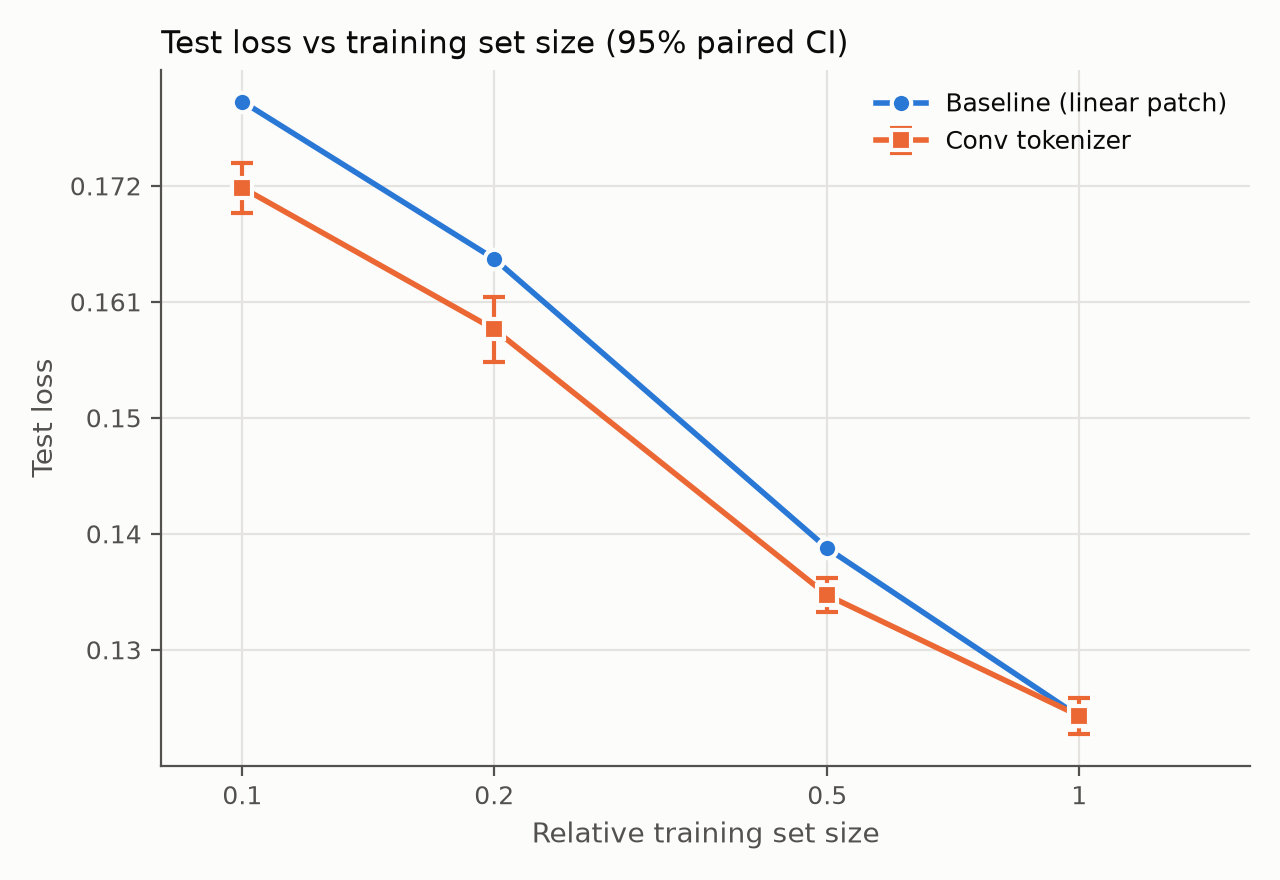

The script that saved this image:
"""Scaling-law ablation: paired error bars and scaling plot.

Usage:
    uv run analysis/scaling.py --method conv

Writes to `analysis/`:
    - `results_table.csv` / `results_table.md`: per-run statistics.
    - `scaling.png`: baseline vs method scaling curves, with paired,
      ESS-corrected 95% confidence intervals on the method.
    - `scaling_ci_methods.png`: the same plot with alternative (incorrect)
      error bars, for the analysis questions.
"""

import argparse
import os

import matplotlib.pyplot as plt
import numpy as np
import pandas as pd
from matplotlib.axes import Axes

from nrdk import tss

SPLITS = {"p10": 0.1, "p20": 0.2, "p50": 0.5, "p100": 1.0}
Z95 = 1.959964

# Reference categorical palette (slots 1, 2) and text/grid tokens.
COLORS = {"baseline": "#2a78d6", "method": "#eb6834"}
TEXT = "#0b0b0b"
TEXT_SECONDARY = "#52514e"
GRID = "#e4e3df"
SURFACE = "#fcfcfb"


def pooled_mean(index: dict, experiment: str, key: str = "loss") -> float:
    """Pooled mean over every sample of every trace (not mean of means)."""
    losses = [
        np.load(path)[key].reshape(-1)
        for path in index[experiment].values()]
    return float(np.concatenate(losses).mean())


def load(results: str, baseline: str, method: str) -> pd.DataFrame:
    """Compute paired statistics for every run against its split baseline."""
    # Follow symlinks, so that runs from multiple results directories can be
    # combined into one directory of links.
    index = tss.index(
        results, r"^(?P<experiment>.*)/eval/(?P<trace>.*)/metrics\.npz$",
        follow_symlinks=True)
    experiments = [
        f"{name}/{split}" for name in (baseline, method) for split in SPLITS
        if f"{name}/{split}" in index]
    missing = sorted(
        {f"{n}/{s}" for n in (baseline, method) for s in SPLITS}
        - set(experiments))
    if missing:
        print(f"Warning: missing evaluations for {missing}")

    split = tss.Control.from_index_rule(
        "split", experiments, lambda e: f"{baseline}/{e.rsplit('/', 1)[1]}")
    df = tss.dataframe_from_index(
        index, key="loss", experiments=experiments,
        baseline=f"{baseline}/p100", controls=[split])

    df = df.reset_index() if "name" not in df.columns else df
    df["method"] = df["name"].str.rsplit("/", n=1).str[0]
    df["split"] = df["name"].str.rsplit("/", n=1).str[1]
    df["size"] = df["split"].map(SPLITS)
    df["pooled_mean"] = [pooled_mean(index, e) for e in df["name"]]
    df["ci95_split"] = Z95 * df["rel_split/stderr"]
    # `pct_split/*` is normalized by the global baseline; normalize by the
    # same-split baseline instead.
    base_mean = df.set_index("name")["pooled_mean"]
    split_base = df["split"].map(lambda s: base_mean[f"{baseline}/{s}"])
    df["pct_vs_split"] = 100 * df["rel_split/mean"] / split_base
    df["pct_ci95_vs_split"] = 100 * df["ci95_split"] / split_base
    # Naive (iid) paired standard error, ignoring temporal correlation.
    df["naive_stderr_split"] = (
        df["rel_split/std"] / np.sqrt(df["rel_split/n"]))
    return df.sort_values(["method", "size"])


def write_table(df: pd.DataFrame, out: str) -> None:
    """Write the full statistics table and a compact markdown summary."""
    df.to_csv(os.path.join(out, "results_table.csv"), index=False)

    rows = [
        "| Method | Split | Test loss (pooled mean) | Δ vs baseline "
        "(paired) | 95% CI | Δ % | ESS / n | Significant (p<0.05) |",
        "|---|---|---|---|---|---|---|---|"]
    for _, r in df.iterrows():
        is_base = r["rel_split/mean"] == 0 and r["rel_split/std"] == 0
        delta = "—" if is_base else f"{r['rel_split/mean']:+.5f}"
        ci = "—" if is_base else f"±{r['ci95_split']:.5f}"
        pct = "—" if is_base else (
            f"{r['pct_vs_split']:+.2f}% ± {r['pct_ci95_vs_split']:.2f}%")
        ess = (
            "—" if is_base
            else f"{r['rel_split/ess']:.0f} / {r['rel_split/n']:.0f}")
        sig = "—" if is_base else str(bool(r["p0.05_split"]))
        rows.append(
            f"| {r['method']} | {r['split']} | {r['pooled_mean']:.5f} | "
            f"{delta} | {ci} | {pct} | {ess} | {sig} |")
    with open(os.path.join(out, "results_table.md"), "w") as f:
        f.write("\n".join(rows) + "\n")
    print("\n".join(rows))


def _style(ax: Axes, title: str) -> None:
    """Log-log axes with recessive grid and text-token labels."""
    ax.set_xscale("log")
    ax.set_yscale("log")
    ax.set_facecolor(SURFACE)
    ax.set_xticks(list(SPLITS.values()))
    ax.set_xticklabels([f"{v:g}" for v in SPLITS.values()])
    ax.minorticks_off()
    ax.grid(True, which="major", color=GRID, linewidth=0.8)
    for spine in ("top", "right"):
        ax.spines[spine].set_visible(False)
    for spine in ("left", "bottom"):
        ax.spines[spine].set_color(TEXT_SECONDARY)
    ax.tick_params(colors=TEXT_SECONDARY, labelsize=9)
    ax.set_xlabel("Relative training set size", color=TEXT_SECONDARY)
    ax.set_ylabel("Test loss", color=TEXT_SECONDARY)
    ax.set_title(title, color=TEXT, fontsize=11, loc="left")

    # Narrow log ranges have no decade ticks; place ~5 labeled ticks.
    lo, hi = ax.get_ylim()
    ticks = np.geomspace(lo, hi, 7)[1:-1]
    ax.set_yticks(ticks)
    ax.set_yticklabels([f"{t:.3g}" for t in ticks])
    ax.set_ylim(lo, hi)


def _curves(
    ax: Axes, base: pd.DataFrame, meth: pd.DataFrame, labels: tuple,
    yerr_method: np.ndarray | None = None,
    yerr_base: np.ndarray | None = None, direct_labels: bool = True,
) -> None:
    """Draw baseline and method curves with optional error bars."""
    for df, color, marker, label, yerr in [
        (base, COLORS["baseline"], "o", labels[0], yerr_base),
        (meth, COLORS["method"], "s", labels[1], yerr_method),
    ]:
        if len(df) == 0:
            continue
        ax.errorbar(
            df["size"], df["pooled_mean"], yerr=yerr, color=color,
            marker=marker, markersize=7, linewidth=2, capsize=4,
            elinewidth=1.5, markeredgecolor=SURFACE, markeredgewidth=1.5,
            label=label, zorder=3)
        if direct_labels:
            last = df.iloc[-1]
            ax.annotate(
                label, (last["size"], last["pooled_mean"]),
                xytext=(8, 0), textcoords="offset points", va="center",
                fontsize=9, color=TEXT)
    ax.legend(frameon=False, fontsize=9, labelcolor=TEXT)


def _col(df: pd.DataFrame, key: str) -> np.ndarray:
    """Get a column as a float array."""
    return df[key].to_numpy(dtype=float)


def plot(df: pd.DataFrame, baseline: str, method: str, out: str) -> None:
    """Main scaling plot plus a comparison of error-bar methods."""
    base = df[df["method"] == baseline]
    meth = df[df["method"] == method]
    labels = ("Baseline (linear patch)", f"{method.capitalize()} tokenizer")

    fig, ax = plt.subplots(figsize=(6.4, 4.4), facecolor=SURFACE)
    # Legend only: the curves converge at p100, so direct labels collide.
    _curves(
        ax, base, meth, labels, yerr_method=_col(meth, "ci95_split"),
        direct_labels=False)
    _style(ax, "Test loss vs training set size (95% paired CI)")
    ax.set_xlim(0.08, 1.6)
    fig.tight_layout()
    fig.savefig(os.path.join(out, "scaling.png"), dpi=200)
    plt.close(fig)

    variants = [
        ("Paired, ESS-corrected (correct)",
         Z95 * _col(meth, "rel_split/stderr"), None),
        ("Paired, naive std/√n",
         Z95 * _col(meth, "naive_stderr_split"), None),
        ("Unpaired, ESS-corrected",
         Z95 * _col(meth, "abs/stderr"), Z95 * _col(base, "abs/stderr")),
    ]
    fig, axes = plt.subplots(
        1, 3, figsize=(15, 4.4), facecolor=SURFACE, sharey=True)
    # Draw every panel before styling, so that the shared y limits include
    # the widest error bars.
    for ax, (_, ym, yb) in zip(axes, variants):
        _curves(
            ax, base, meth, labels, yerr_method=ym, yerr_base=yb,
            direct_labels=False)
    for ax, (title, _, _) in zip(axes, variants):
        _style(ax, title)
    fig.tight_layout()
    fig.savefig(os.path.join(out, "scaling_ci_methods.png"), dpi=200)
    plt.close(fig)


def main() -> None:
    """Run the analysis."""
    parser = argparse.ArgumentParser(description=__doc__)
    parser.add_argument("--results", default="results")
    parser.add_argument("--baseline", default="baseline")
    parser.add_argument("--method", default="conv")
    parser.add_argument(
        "--out", default=os.path.dirname(os.path.abspath(__file__)))
    args = parser.parse_args()

    df = load(args.results, args.baseline, args.method)
    write_table(df, args.out)
    plot(df, args.baseline, args.method, args.out)


if __name__ == "__main__":
    main()
